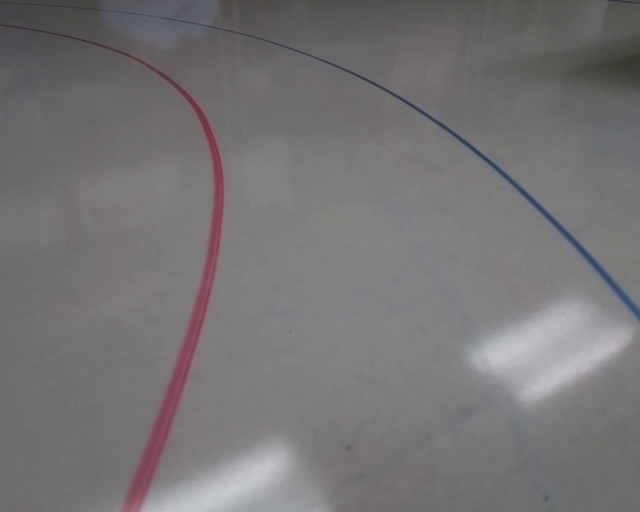
#> input picture frame 36 of pivideo.mp4, 1280 x 1024 px, given in place of 0degree.mp4, which was not available (shown at 1/2 size)
$ python houghP.py
#> lines starting #> are read from the running program, lines starting #| are printed output that depends on the picture; after the words box and inside, x2 and y2 are one past the last pixel; in counts of white or black regions, pixels touching at a corner belong together; pictures that were not available may be replaced by others from this repository, and a replacement may not be noted
import time
import cv2
import numpy as np

cap = cv2.VideoCapture("0degree.mp4")
fps = cap.get(cv2.CAP_PROP_FPS)
print(fps)

count = 0
sum_x1 = 0
sum_y1 = 0
sum_x2 = 0
sum_y2 = 0

while(True):
	ret, frame = cap.read()
#> frame is the input picture: shape (1024, 1280, 3); mean B, G, R 116.7, 115.1, 117.4

	ysize = frame.shape[0]
#> ysize = 1024
	xsize = frame.shape[1]
#> xsize = 1280


	left = frame[0:ysize, 0:int(xsize/2)]
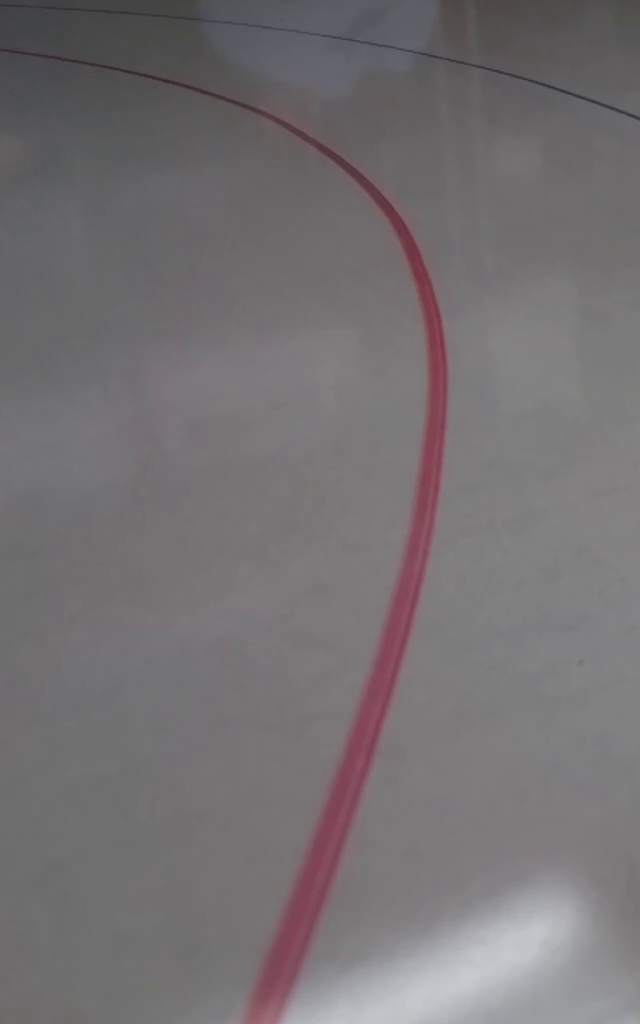
#> left: shape (1024, 640, 3); mean B, G, R 114.7, 112.5, 116.4
	right = frame[0:ysize, int(xsize/2):xsize]
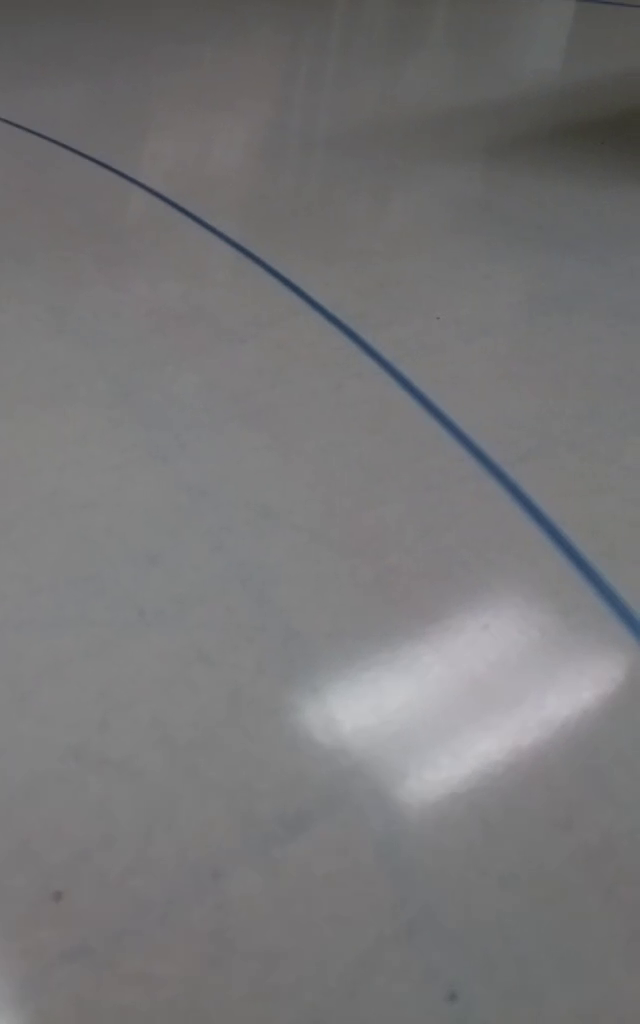
#> right: shape (1024, 640, 3); mean B, G, R 118.7, 117.7, 118.4

	grayright = cv2.cvtColor(right, cv2.COLOR_BGR2GRAY)
	grayleft = cv2.cvtColor(left, cv2.COLOR_BGR2GRAY)
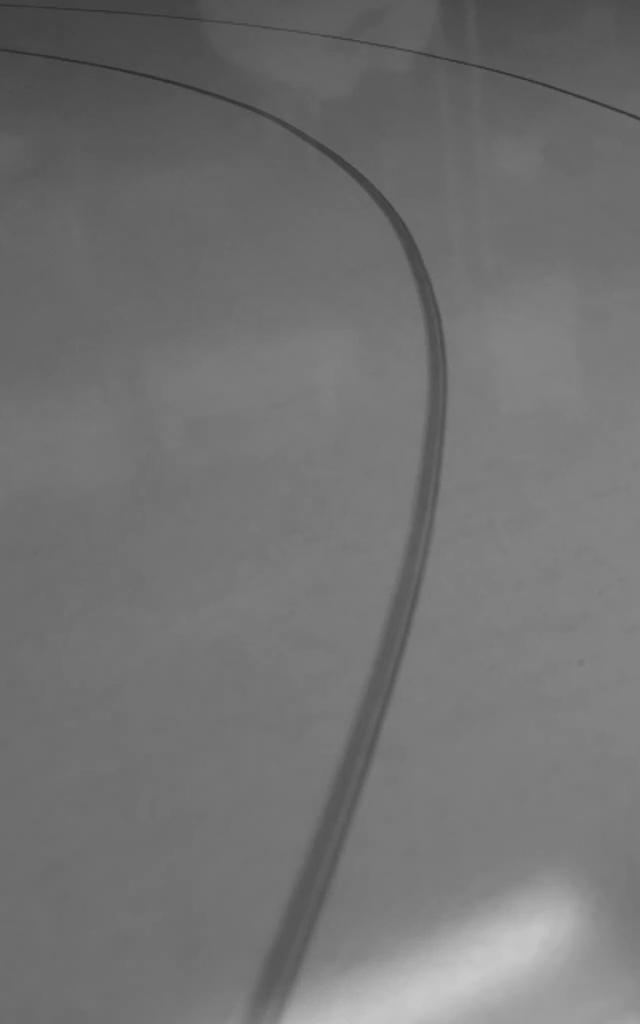
#> grayleft: shape (1024, 640); min 39, max 203, mean 114

	edgesl = cv2.Canny(grayleft,75,100,apertureSize = 3)
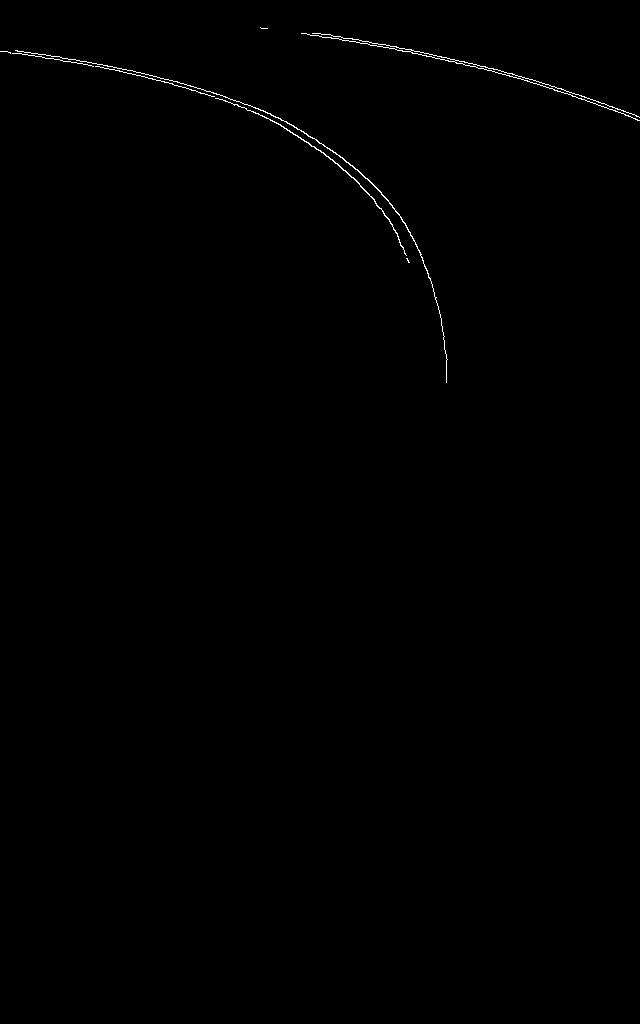
#> edgesl: shape (1024, 640); 0.3% white in thin lines or dots, all inside (x1, y1, x2, y2) = (0, 27, 640, 383)
	edgesr = cv2.Canny(grayright,75,100,apertureSize = 3)
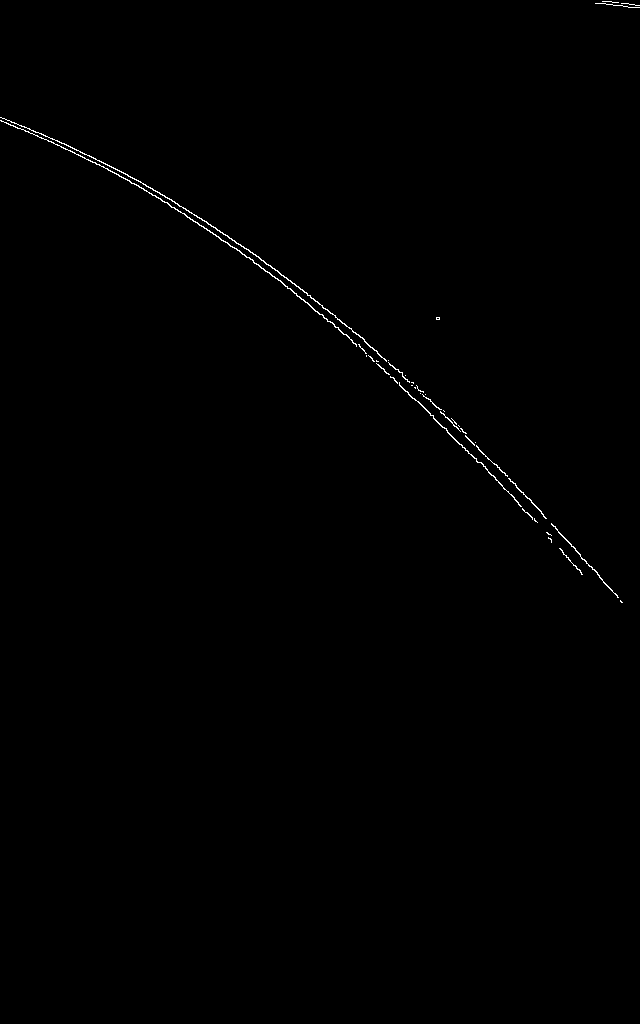
#> edgesr: shape (1024, 640); 0.32% white in thin lines or dots, all inside (x1, y1, x2, y2) = (0, 1, 640, 603)
	minLineLength = 10
	maxLineGap = 1
	linesl = cv2.HoughLinesP(edgesl,35,np.pi/180,50,minLineLength,maxLineGap)
#> linesl = 323 rows, first 6: [170, 83, 173, 84], [237, 105, 242, 107], [160, 78, 161, 78], [324, 146, 330, 149], [498, 73, 505, 74], [360, 173, 362, 174]
	linesr = cv2.HoughLinesP(edgesr,35,np.pi/180,50,minLineLength,maxLineGap)
#> linesr = 346 rows, first 6: [571, 546, 578, 552], [558, 532, 570, 543], [183, 213, 201, 226], [206, 228, 210, 232], [516, 487, 524, 494], [534, 520, 535, 521]

#> (the run stopped early here; a loop or call above may not have finished)

$ run again, starting later in the video
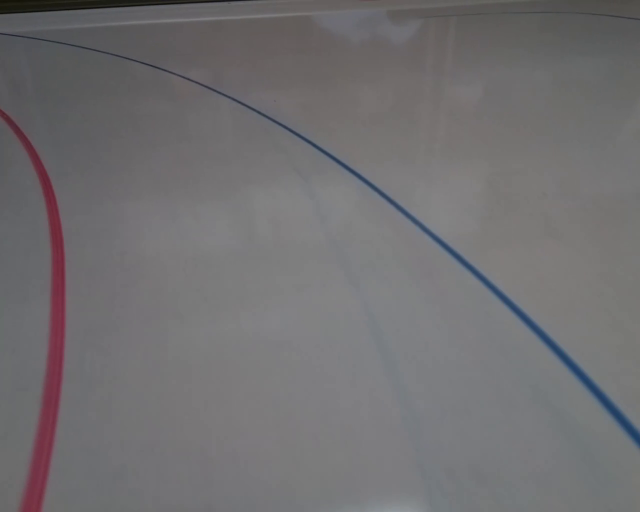
#> input picture frame 165 of pivideo.mp4, 1280 x 1024 px, given in place of 0degree.mp4, which was not available (shown at 1/2 size)
#> frame is the input picture: shape (1024, 1280, 3); mean B, G, R 112.6, 110.9, 112.7
#> `edgesl = cv2.Canny(grayleft,75,100,apertureSize = 3)`:
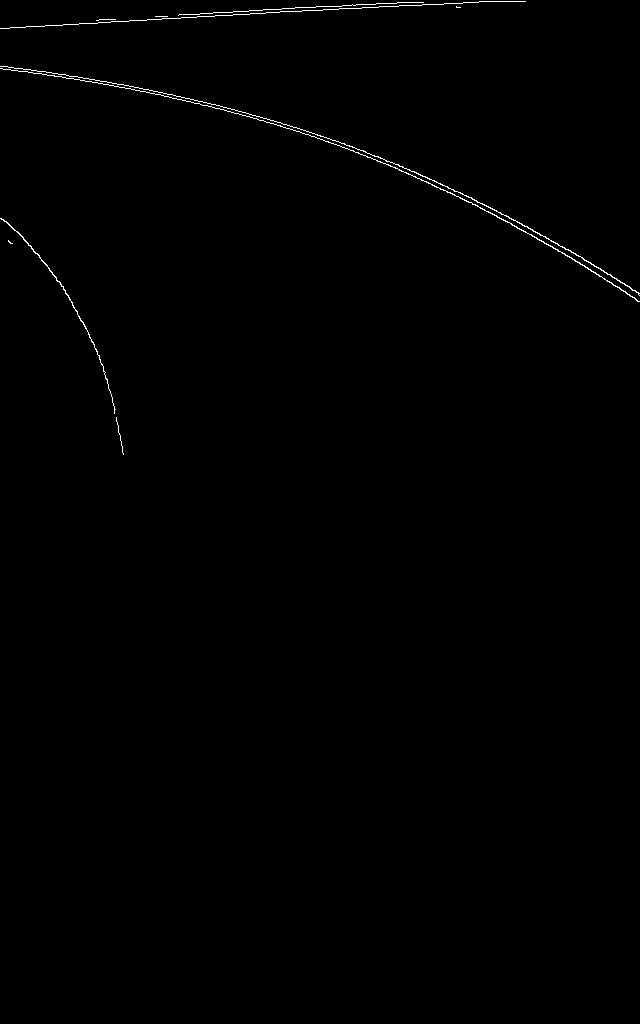
#> edgesl: shape (1024, 640); 0.41% white in thin lines or dots, all inside (x1, y1, x2, y2) = (0, 1, 640, 455)
#> `edgesr = cv2.Canny(grayright,75,100,apertureSize = 3)`:
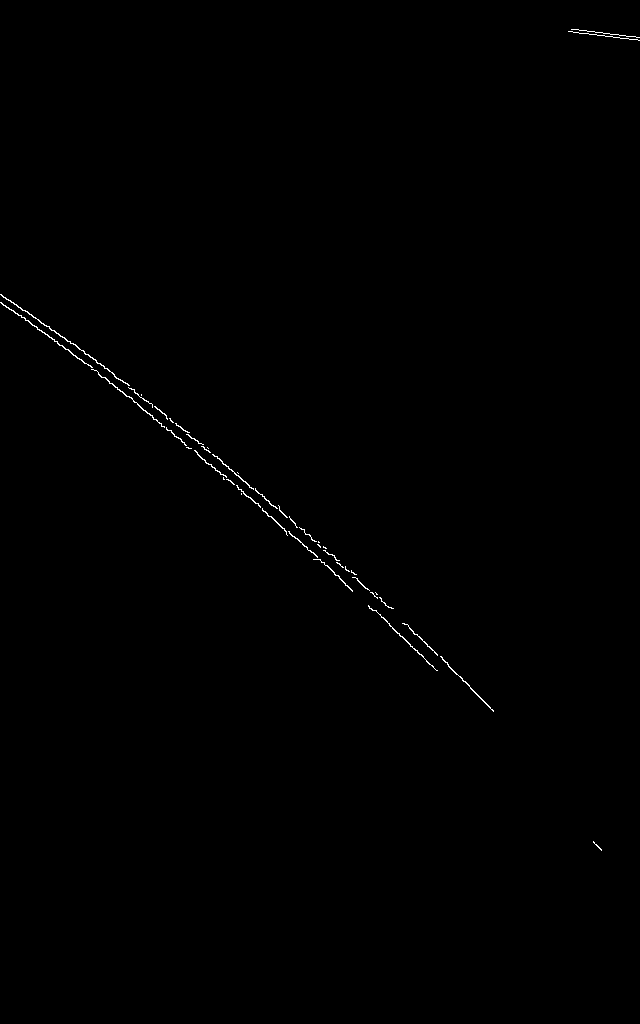
#> edgesr: shape (1024, 640); 0.27% white in thin lines or dots, all inside (x1, y1, x2, y2) = (0, 29, 640, 851)
#> linesl = 402 rows, first 6: [582, 258, 588, 261], [466, 196, 472, 198], [630, 288, 636, 291], [452, 194, 460, 197], [330, 139, 335, 140], [277, 125, 278, 125]
#> linesr = 262 rows, first 6: [79, 358, 85, 363], [70, 352, 73, 355], [90, 365, 92, 367], [452, 670, 456, 674], [288, 531, 292, 535], [290, 519, 295, 523]

$ run again, starting later in the video
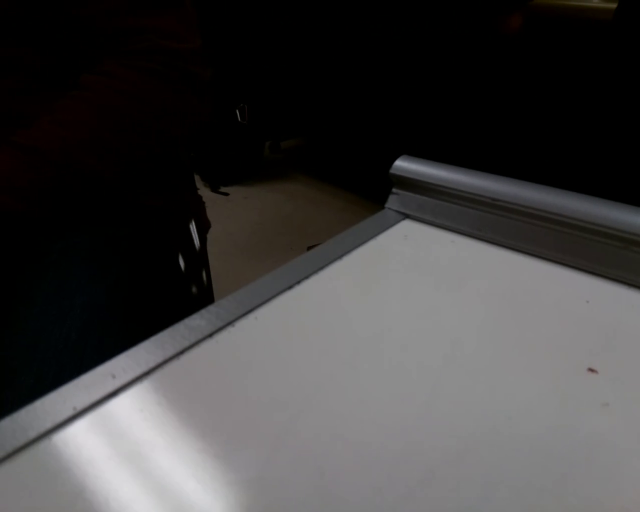
#> input picture frame 294 of pivideo.mp4, 1280 x 1024 px, given in place of 0degree.mp4, which was not available (shown at 1/2 size)
#> frame is the input picture: shape (1024, 1280, 3); mean B, G, R 64.1, 64.1, 65.3
#> `edgesl = cv2.Canny(grayleft,75,100,apertureSize = 3)`:
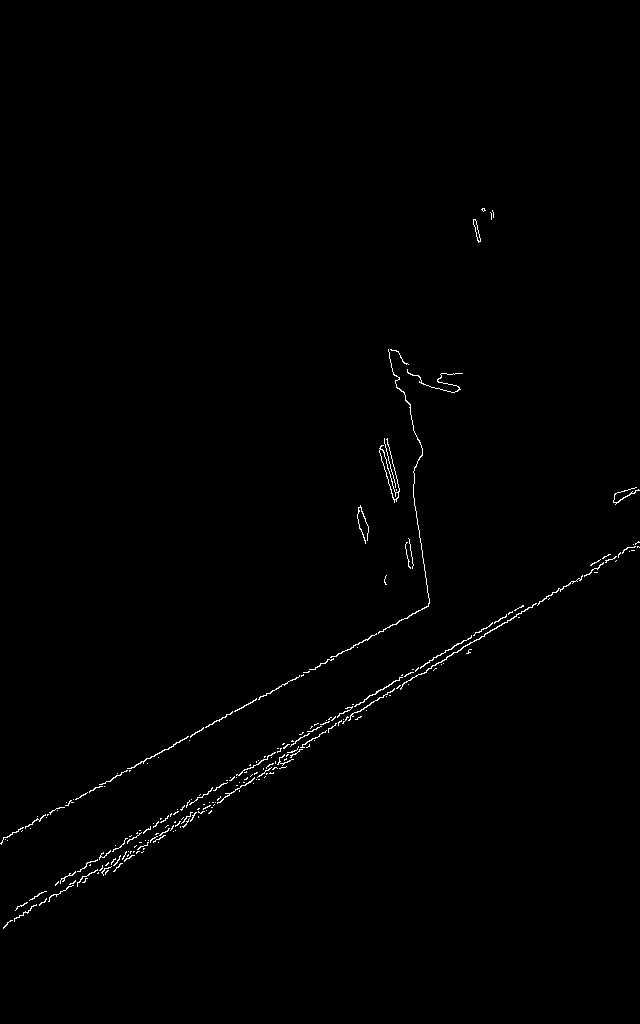
#> edgesl: shape (1024, 640); 0.61% white in thin lines or dots, all inside (x1, y1, x2, y2) = (0, 208, 640, 929)
#> `edgesr = cv2.Canny(grayright,75,100,apertureSize = 3)`:
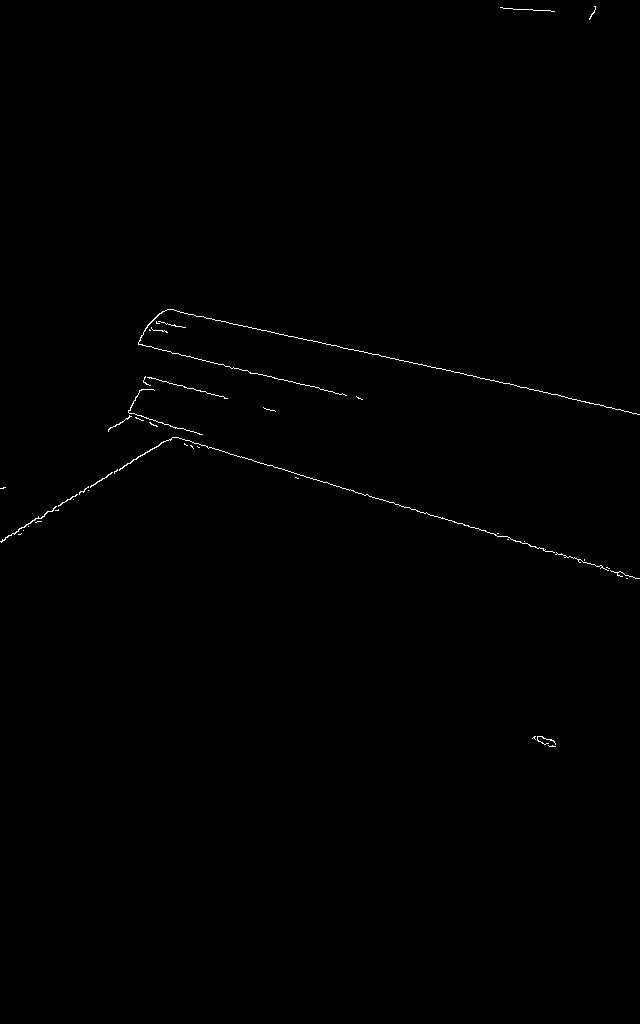
#> edgesr: shape (1024, 640); 0.32% white in thin lines or dots, all inside (x1, y1, x2, y2) = (0, 6, 640, 747)
#> linesl = 851 rows, first 6: [248, 782, 254, 778], [390, 692, 393, 690], [123, 856, 124, 855], [462, 647, 465, 645], [244, 770, 248, 768], [370, 703, 371, 702]
#> linesr = 353 rows, first 6: [560, 554, 566, 556], [288, 471, 289, 471], [355, 492, 356, 492], [160, 422, 163, 423], [241, 456, 250, 459], [154, 318, 155, 318]
